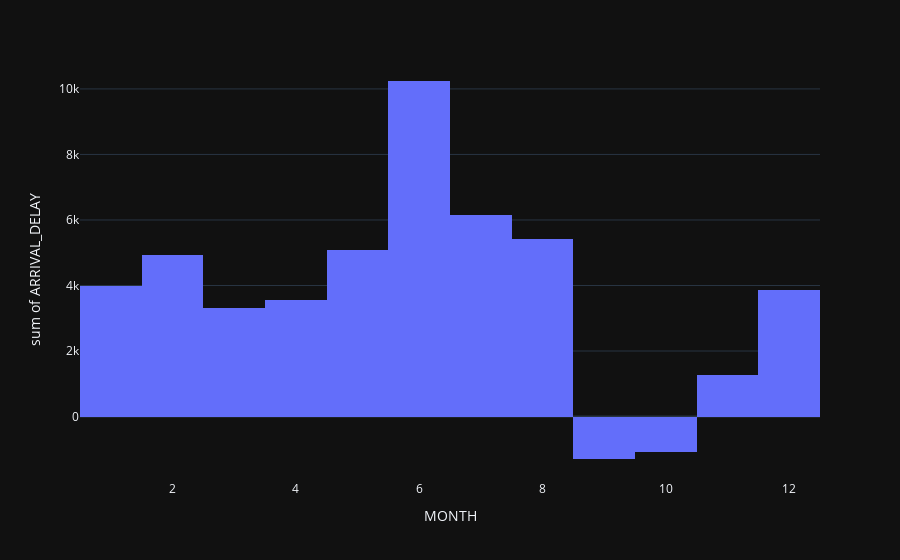

The code cell stored with this chart in its notebook:
### Code cell
fig = px.histogram(df, x=df.MONTH, y="ARRIVAL_DELAY")
fig.show();

### Figure 1 — Plotly figure (JSON) as saved in the notebook; plotly's stock layout.template omitted (floating-point values rounded to 4 significant figures; data arrays with more than 128 entries replaced by an {"elided": "..."} marker saying what was removed)
{"data": [{"bingroup": "x", "histfunc": "sum", "hovertemplate": "MONTH=%{x}<br>sum of ARRIVAL_DELAY=%{y}<extra></extra>", "legendgroup": "", "marker": {"color": "#636efa", "pattern": {"shape": ""}}, "name": "", "orientation": "v", "showlegend": false, "x": {"elided": "10000 int values"}, "xaxis": "x", "y": {"elided": "10000 float values"}, "yaxis": "y", "type": "histogram"}], "layout": {"xaxis": {"anchor": "y", "domain": [0.0, 1.0], "title": {"text": "MONTH"}}, "yaxis": {"anchor": "x", "domain": [0.0, 1.0], "title": {"text": "sum of ARRIVAL_DELAY"}}, "legend": {"tracegroupgap": 0}, "margin": {"t": 60}, "barmode": "relative"}}
